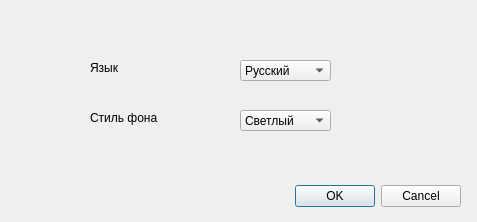
<?xml version="1.0" encoding="UTF-8"?>
<ui version="4.0">
 <class>Settings</class>
 <widget class="QDialog" name="Settings">
  <property name="geometry">
   <rect>
    <x>0</x>
    <y>0</y>
    <width>477</width>
    <height>222</height>
   </rect>
  </property>
  <property name="windowTitle">
   <string>Параметры</string>
  </property>
  <widget class="QDialogButtonBox" name="buttonBox">
   <property name="geometry">
    <rect>
     <x>80</x>
     <y>180</y>
     <width>381</width>
     <height>32</height>
    </rect>
   </property>
   <property name="orientation">
    <enum>Qt::Horizontal</enum>
   </property>
   <property name="standardButtons">
    <set>QDialogButtonBox::Cancel|QDialogButtonBox::Ok</set>
   </property>
  </widget>
  <widget class="QLabel" name="label">
   <property name="geometry">
    <rect>
     <x>90</x>
     <y>60</y>
     <width>55</width>
     <height>16</height>
    </rect>
   </property>
   <property name="layoutDirection">
    <enum>Qt::LeftToRight</enum>
   </property>
   <property name="text">
    <string>Язык</string>
   </property>
   <property name="alignment">
    <set>Qt::AlignLeading|Qt::AlignLeft|Qt::AlignVCenter</set>
   </property>
  </widget>
  <widget class="QComboBox" name="languageBox">
   <property name="geometry">
    <rect>
     <x>240</x>
     <y>60</y>
     <width>91</width>
     <height>21</height>
    </rect>
   </property>
   <property name="layoutDirection">
    <enum>Qt::LeftToRight</enum>
   </property>
   <item>
    <property name="text">
     <string>Русский</string>
    </property>
   </item>
   <item>
    <property name="text">
     <string>English</string>
    </property>
   </item>
  </widget>
  <widget class="QLabel" name="label_2">
   <property name="geometry">
    <rect>
     <x>90</x>
     <y>110</y>
     <width>121</width>
     <height>16</height>
    </rect>
   </property>
   <property name="layoutDirection">
    <enum>Qt::LeftToRight</enum>
   </property>
   <property name="text">
    <string>Стиль фона</string>
   </property>
   <property name="alignment">
    <set>Qt::AlignLeading|Qt::AlignLeft|Qt::AlignVCenter</set>
   </property>
  </widget>
  <widget class="QComboBox" name="styleBox">
   <property name="geometry">
    <rect>
     <x>240</x>
     <y>110</y>
     <width>91</width>
     <height>21</height>
    </rect>
   </property>
   <item>
    <property name="text">
     <string>Светлый</string>
    </property>
   </item>
   <item>
    <property name="text">
     <string>Темный</string>
    </property>
   </item>
  </widget>
 </widget>
 <resources/>
 <connections>
  <connection>
   <sender>buttonBox</sender>
   <signal>rejected()</signal>
   <receiver>Settings</receiver>
   <slot>reject()</slot>
   <hints>
    <hint type="sourcelabel">
     <x>316</x>
     <y>260</y>
    </hint>
    <hint type="destinationlabel">
     <x>286</x>
     <y>274</y>
    </hint>
   </hints>
  </connection>
  <connection>
   <sender>buttonBox</sender>
   <signal>accepted()</signal>
   <receiver>Settings</receiver>
   <slot>accept()</slot>
   <hints>
    <hint type="sourcelabel">
     <x>248</x>
     <y>254</y>
    </hint>
    <hint type="destinationlabel">
     <x>157</x>
     <y>274</y>
    </hint>
   </hints>
  </connection>
 </connections>
</ui>
